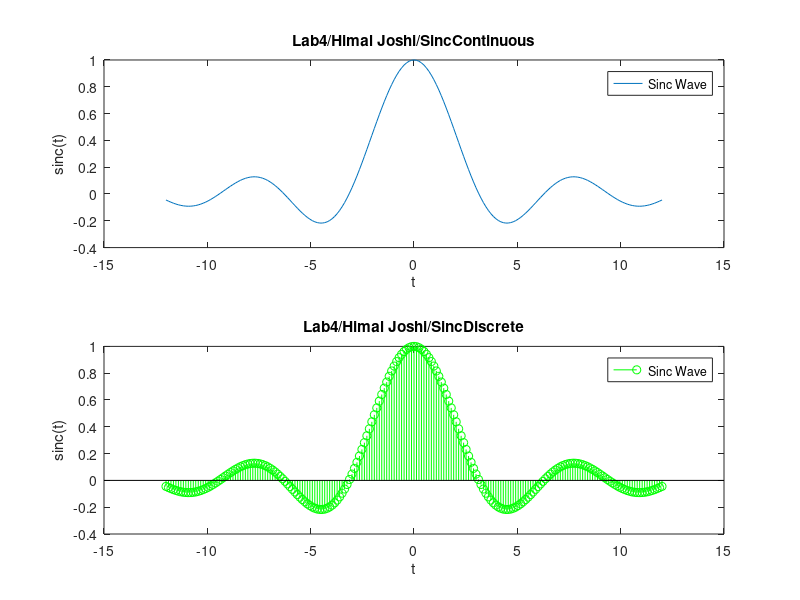

The MATLAB script that drew this image:
t = -12:0.12:12;  

sinc_func = sin(t) ./ t;
sinc_func(t == 0) = 1;

subplot(2,1,1)
plot(t, sinc_func)
legend("Sinc Wave")
title('Lab4/Himal Joshi/SincContinuous')
xlabel('t')
ylabel('sinc(t)')

subplot(2,1,2)
stem(t, sinc_func, 'g') 
legend("Sinc Wave")
title('Lab4/Himal Joshi/SincDiscrete')
xlabel('t')
ylabel('sinc(t)')